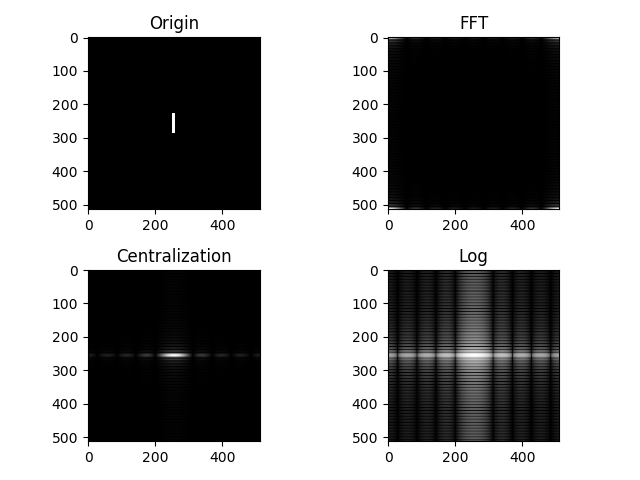

Source code (Python):
"""
@leofansq
https://github.com/leofansq
"""
import cv2
import numpy as np
import matplotlib.pyplot as plt

from dft2D import dft2D
from idft2D import idft2D

def main():
    """
    Main Function for problem 4.
    """
    # Generate the image
    img = np.zeros([512,512])
    img[226:285, 251:260] = 255
    img = img/255.

    # FFT
    img_fft = dft2D(img)

    # Centralization FFT
    img_fft_c = img.copy()
    for i in range(img.shape[0]):
        for j in range(img.shape[1]):
            img_fft_c[i, j] = img_fft_c[i, j] * ((-1)**(i+j))

    img_fft_c = dft2D(img_fft_c)

    # Logarithmic transformation
    img_fft_clog = np.log(1 + np.abs(img_fft_c)) 

    # Plot
    plt.subplot(221).set_title("Origin")
    plt.imshow(img, cmap='gray')

    plt.subplot(222).set_title("FFT")
    plt.imshow(np.abs(img_fft), cmap='gray')

    plt.subplot(223).set_title("Centralization")
    plt.imshow(np.abs(img_fft_c), cmap='gray')

    plt.subplot(224).set_title("Log")
    plt.imshow(img_fft_clog, cmap='gray')

    plt.tight_layout()
    plt.savefig("problem4.png")

if __name__ == "__main__":
    main()